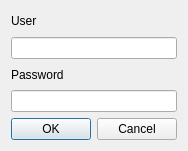
<?xml version="1.0" encoding="UTF-8"?>
<ui version="4.0">
 <class>LoginDialog</class>
 <widget class="QDialog" name="LoginDialog">
  <property name="geometry">
   <rect>
    <x>0</x>
    <y>0</y>
    <width>184</width>
    <height>151</height>
   </rect>
  </property>
  <property name="windowTitle">
   <string>Dialog</string>
  </property>
  <layout class="QGridLayout" name="gridLayout">
   <item row="0" column="0">
    <widget class="QLabel" name="userLabel">
     <property name="text">
      <string>User</string>
     </property>
    </widget>
   </item>
   <item row="1" column="0">
    <widget class="QLineEdit" name="userLineEdit"/>
   </item>
   <item row="2" column="0">
    <widget class="QLabel" name="passwordLabel">
     <property name="text">
      <string>Password</string>
     </property>
    </widget>
   </item>
   <item row="3" column="0">
    <widget class="QLineEdit" name="passwordLineEdit"/>
   </item>
   <item row="4" column="0">
    <widget class="QDialogButtonBox" name="buttonBox">
     <property name="orientation">
      <enum>Qt::Horizontal</enum>
     </property>
     <property name="standardButtons">
      <set>QDialogButtonBox::Cancel|QDialogButtonBox::Ok</set>
     </property>
    </widget>
   </item>
  </layout>
 </widget>
 <resources/>
 <connections>
  <connection>
   <sender>buttonBox</sender>
   <signal>accepted()</signal>
   <receiver>LoginDialog</receiver>
   <slot>accept()</slot>
   <hints>
    <hint type="sourcelabel">
     <x>248</x>
     <y>254</y>
    </hint>
    <hint type="destinationlabel">
     <x>157</x>
     <y>274</y>
    </hint>
   </hints>
  </connection>
  <connection>
   <sender>buttonBox</sender>
   <signal>rejected()</signal>
   <receiver>LoginDialog</receiver>
   <slot>reject()</slot>
   <hints>
    <hint type="sourcelabel">
     <x>316</x>
     <y>260</y>
    </hint>
    <hint type="destinationlabel">
     <x>286</x>
     <y>274</y>
    </hint>
   </hints>
  </connection>
 </connections>
</ui>
